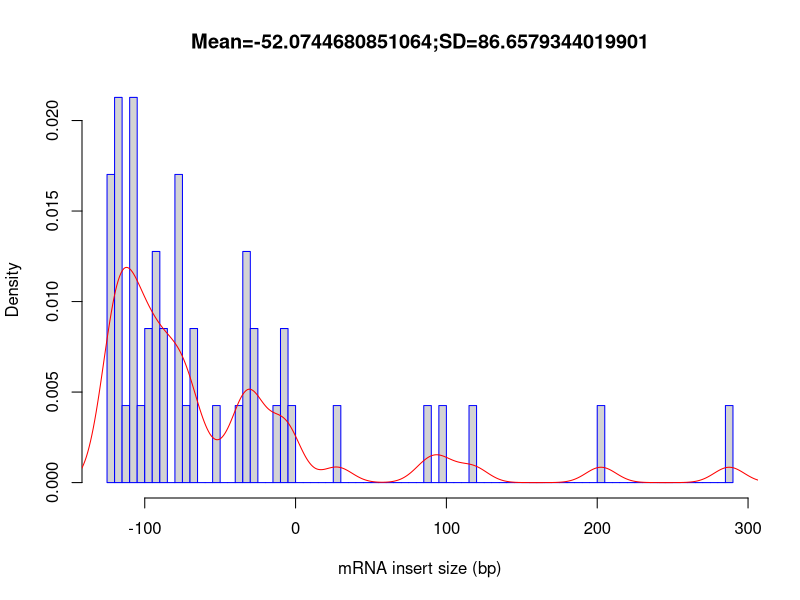

Reproduce this figure in R.
out_file = 'Atha_Ler-0_sl_FLT_0.36G_Rep1'
pdf('Atha_Ler-0_sl_FLT_0.36G_Rep1.inner_distance_plot.pdf')
fragsize=rep(c(-147.5,-142.5,-137.5,-132.5,-127.5,-122.5,-117.5,-112.5,-107.5,-102.5,-97.5,-92.5,-87.5,-82.5,-77.5,-72.5,-67.5,-62.5,-57.5,-52.5,-47.5,-42.5,-37.5,-32.5,-27.5,-22.5,-17.5,-12.5,-7.5,-2.5,2.5,7.5,12.5,17.5,22.5,27.5,32.5,37.5,42.5,47.5,52.5,57.5,62.5,67.5,72.5,77.5,82.5,87.5,92.5,97.5,102.5,107.5,112.5,117.5,122.5,127.5,132.5,137.5,142.5,147.5,152.5,157.5,162.5,167.5,172.5,177.5,182.5,187.5,192.5,197.5,202.5,207.5,212.5,217.5,222.5,227.5,232.5,237.5,242.5,247.5,252.5,257.5,262.5,267.5,272.5,277.5,282.5,287.5,292.5,297.5,302.5,307.5,312.5,317.5,322.5,327.5,332.5,337.5,342.5,347.5),times=c(0,0,0,0,0,4,5,1,5,1,2,3,2,0,4,1,2,0,0,1,0,0,1,3,2,0,0,1,2,1,0,0,0,0,0,1,0,0,0,0,0,0,0,0,0,0,0,1,0,1,0,0,0,1,0,0,0,0,0,0,0,0,0,0,0,0,0,0,0,0,1,0,0,0,0,0,0,0,0,0,0,0,0,0,0,0,0,1,0,0,0,0,0,0,0,0,0,0,0,0))
frag_sd = sd(fragsize)
frag_mean = mean(fragsize)
frag_median = median(fragsize)
write(x=c("Name","Mean","Median","sd"), sep="	", file=stdout(),ncolumns=4)
write(c(out_file,frag_mean,frag_median,frag_sd),sep="	", file=stdout(),ncolumns=4)
hist(fragsize,probability=T,breaks=100,xlab="mRNA insert size (bp)",main=paste(c("Mean=",frag_mean,";","SD=",frag_sd),collapse=""),border="blue")
lines(density(fragsize,bw=10),col='red')
dev.off()
